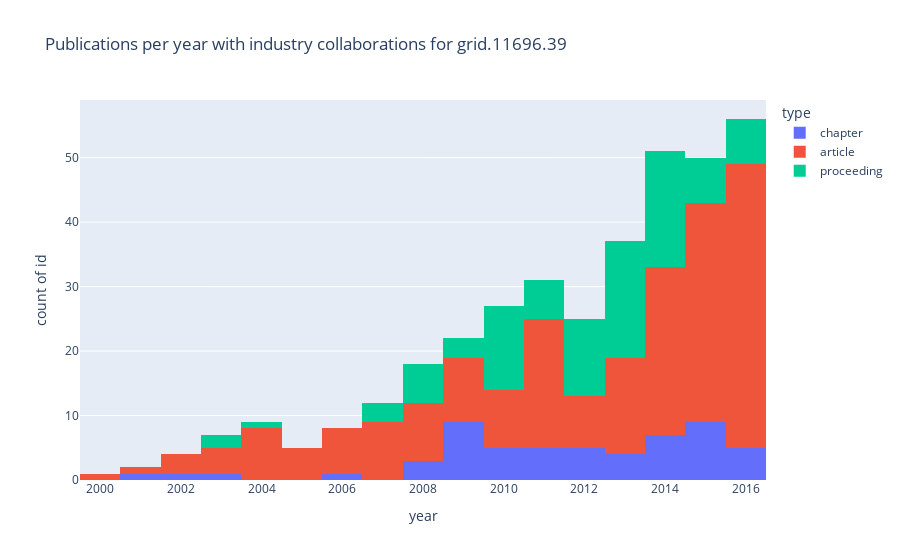

Notebook source saved alongside this figure:
### Markdown cell above
## Count of Publications per year from Industry Collaboration

A simple histogram chart can tell us the rate of publications per year.

### Code cell
px.histogram(pubs, x="year", y="id", color="type",
                title=f"Publications per year with industry collaborations for {GRIDID}")
